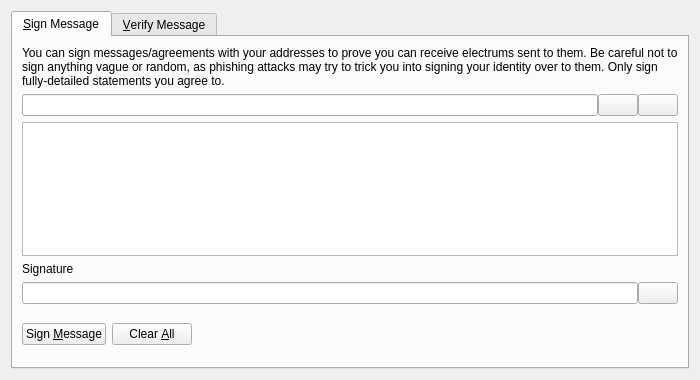
<?xml version="1.0" encoding="UTF-8"?>
<ui version="4.0">
 <class>SignVerifyMessageDialog</class>
 <widget class="QDialog" name="SignVerifyMessageDialog">
  <property name="geometry">
   <rect>
    <x>0</x>
    <y>0</y>
    <width>700</width>
    <height>380</height>
   </rect>
  </property>
  <property name="windowTitle">
   <string>Signatures - Sign / Verify a Message</string>
  </property>
  <property name="modal">
   <bool>true</bool>
  </property>
  <layout class="QVBoxLayout" name="verticalLayout">
   <item>
    <widget class="QTabWidget" name="tabWidget">
     <property name="currentIndex">
      <number>0</number>
     </property>
     <widget class="QWidget" name="tabSignMessage">
      <attribute name="title">
       <string>&amp;Sign Message</string>
      </attribute>
      <layout class="QVBoxLayout" name="verticalLayout_SM">
       <item>
        <widget class="QLabel" name="infoLabel_SM">
         <property name="text">
          <string>You can sign messages/agreements with your addresses to prove you can receive electrums sent to them. Be careful not to sign anything vague or random, as phishing attacks may try to trick you into signing your identity over to them. Only sign fully-detailed statements you agree to.</string>
         </property>
         <property name="textFormat">
          <enum>Qt::PlainText</enum>
         </property>
         <property name="wordWrap">
          <bool>true</bool>
         </property>
        </widget>
       </item>
       <item>
        <layout class="QHBoxLayout" name="horizontalLayout_1_SM">
         <property name="spacing">
          <number>0</number>
         </property>
         <item>
          <widget class="QValidatedLineEdit" name="addressIn_SM">
           <property name="toolTip">
            <string>The Electrum address to sign the message with</string>
           </property>
          </widget>
         </item>
         <item>
          <widget class="QPushButton" name="addressBookButton_SM">
           <property name="toolTip">
            <string>Choose previously used address</string>
           </property>
           <property name="text">
            <string/>
           </property>
           <property name="icon">
            <iconset resource="../electrum.qrc">
             <normaloff>:/icons/address-book</normaloff>:/icons/address-book</iconset>
           </property>
           <property name="shortcut">
            <string>Alt+A</string>
           </property>
           <property name="autoDefault">
            <bool>false</bool>
           </property>
          </widget>
         </item>
         <item>
          <widget class="QPushButton" name="pasteButton_SM">
           <property name="toolTip">
            <string>Paste address from clipboard</string>
           </property>
           <property name="text">
            <string/>
           </property>
           <property name="icon">
            <iconset resource="../electrum.qrc">
             <normaloff>:/icons/editpaste</normaloff>:/icons/editpaste</iconset>
           </property>
           <property name="shortcut">
            <string>Alt+P</string>
           </property>
           <property name="autoDefault">
            <bool>false</bool>
           </property>
          </widget>
         </item>
        </layout>
       </item>
       <item>
        <widget class="QPlainTextEdit" name="messageIn_SM">
         <property name="toolTip">
          <string>Enter the message you want to sign here</string>
         </property>
        </widget>
       </item>
       <item>
        <widget class="QLabel" name="signatureLabel_SM">
         <property name="text">
          <string>Signature</string>
         </property>
         <property name="textFormat">
          <enum>Qt::PlainText</enum>
         </property>
        </widget>
       </item>
       <item>
        <layout class="QHBoxLayout" name="horizontalLayout_2_SM">
         <property name="spacing">
          <number>0</number>
         </property>
         <item>
          <widget class="QLineEdit" name="signatureOut_SM">
           <property name="font">
            <font>
             <italic>true</italic>
            </font>
           </property>
           <property name="readOnly">
            <bool>true</bool>
           </property>
          </widget>
         </item>
         <item>
          <widget class="QPushButton" name="copySignatureButton_SM">
           <property name="toolTip">
            <string>Copy the current signature to the system clipboard</string>
           </property>
           <property name="text">
            <string/>
           </property>
           <property name="icon">
            <iconset resource="../electrum.qrc">
             <normaloff>:/icons/editcopy</normaloff>:/icons/editcopy</iconset>
           </property>
           <property name="autoDefault">
            <bool>false</bool>
           </property>
          </widget>
         </item>
        </layout>
       </item>
       <item>
        <layout class="QHBoxLayout" name="horizontalLayout_3_SM">
         <item>
          <widget class="QPushButton" name="signMessageButton_SM">
           <property name="toolTip">
            <string>Sign the message to prove you own this Electrum address</string>
           </property>
           <property name="text">
            <string>Sign &amp;Message</string>
           </property>
           <property name="icon">
            <iconset resource="../electrum.qrc">
             <normaloff>:/icons/edit</normaloff>:/icons/edit</iconset>
           </property>
           <property name="autoDefault">
            <bool>false</bool>
           </property>
          </widget>
         </item>
         <item>
          <widget class="QPushButton" name="clearButton_SM">
           <property name="toolTip">
            <string>Reset all sign message fields</string>
           </property>
           <property name="text">
            <string>Clear &amp;All</string>
           </property>
           <property name="icon">
            <iconset resource="../electrum.qrc">
             <normaloff>:/icons/remove</normaloff>:/icons/remove</iconset>
           </property>
           <property name="autoDefault">
            <bool>false</bool>
           </property>
          </widget>
         </item>
         <item>
          <spacer name="horizontalSpacer_1_SM">
           <property name="orientation">
            <enum>Qt::Horizontal</enum>
           </property>
           <property name="sizeHint" stdset="0">
            <size>
             <width>40</width>
             <height>48</height>
            </size>
           </property>
          </spacer>
         </item>
         <item>
          <widget class="QLabel" name="statusLabel_SM">
           <property name="font">
            <font>
             <weight>75</weight>
             <bold>true</bold>
            </font>
           </property>
           <property name="text">
            <string/>
           </property>
           <property name="wordWrap">
            <bool>true</bool>
           </property>
          </widget>
         </item>
         <item>
          <spacer name="horizontalSpacer_2_SM">
           <property name="orientation">
            <enum>Qt::Horizontal</enum>
           </property>
           <property name="sizeHint" stdset="0">
            <size>
             <width>40</width>
             <height>48</height>
            </size>
           </property>
          </spacer>
         </item>
        </layout>
       </item>
      </layout>
     </widget>
     <widget class="QWidget" name="tabVerifyMessage">
      <attribute name="title">
       <string>&amp;Verify Message</string>
      </attribute>
      <layout class="QVBoxLayout" name="verticalLayout_VM">
       <item>
        <widget class="QLabel" name="infoLabel_VM">
         <property name="text">
          <string>Enter the receiver's address, message (ensure you copy line breaks, spaces, tabs, etc. exactly) and signature below to verify the message. Be careful not to read more into the signature than what is in the signed message itself, to avoid being tricked by a man-in-the-middle attack. Note that this only proves the signing party receives with the address, it cannot prove sendership of any transaction!</string>
         </property>
         <property name="textFormat">
          <enum>Qt::PlainText</enum>
         </property>
         <property name="alignment">
          <set>Qt::AlignLeading|Qt::AlignLeft|Qt::AlignTop</set>
         </property>
         <property name="wordWrap">
          <bool>true</bool>
         </property>
        </widget>
       </item>
       <item>
        <layout class="QHBoxLayout" name="horizontalLayout_1_VM">
         <property name="spacing">
          <number>0</number>
         </property>
         <item>
          <widget class="QValidatedLineEdit" name="addressIn_VM">
           <property name="toolTip">
            <string>The Electrum address the message was signed with</string>
           </property>
          </widget>
         </item>
         <item>
          <widget class="QPushButton" name="addressBookButton_VM">
           <property name="toolTip">
            <string>Choose previously used address</string>
           </property>
           <property name="text">
            <string/>
           </property>
           <property name="icon">
            <iconset resource="../electrum.qrc">
             <normaloff>:/icons/address-book</normaloff>:/icons/address-book</iconset>
           </property>
           <property name="shortcut">
            <string>Alt+A</string>
           </property>
           <property name="autoDefault">
            <bool>false</bool>
           </property>
          </widget>
         </item>
        </layout>
       </item>
       <item>
        <widget class="QPlainTextEdit" name="messageIn_VM"/>
       </item>
       <item>
        <widget class="QValidatedLineEdit" name="signatureIn_VM"/>
       </item>
       <item>
        <layout class="QHBoxLayout" name="horizontalLayout_2_VM">
         <item>
          <widget class="QPushButton" name="verifyMessageButton_VM">
           <property name="toolTip">
            <string>Verify the message to ensure it was signed with the specified Electrum address</string>
           </property>
           <property name="text">
            <string>Verify &amp;Message</string>
           </property>
           <property name="icon">
            <iconset resource="../electrum.qrc">
             <normaloff>:/icons/transaction_0</normaloff>:/icons/transaction_0</iconset>
           </property>
           <property name="autoDefault">
            <bool>false</bool>
           </property>
          </widget>
         </item>
         <item>
          <widget class="QPushButton" name="clearButton_VM">
           <property name="toolTip">
            <string>Reset all verify message fields</string>
           </property>
           <property name="text">
            <string>Clear &amp;All</string>
           </property>
           <property name="icon">
            <iconset resource="../electrum.qrc">
             <normaloff>:/icons/remove</normaloff>:/icons/remove</iconset>
           </property>
           <property name="autoDefault">
            <bool>false</bool>
           </property>
          </widget>
         </item>
         <item>
          <spacer name="horizontalSpacer_1_VM">
           <property name="orientation">
            <enum>Qt::Horizontal</enum>
           </property>
           <property name="sizeHint" stdset="0">
            <size>
             <width>40</width>
             <height>48</height>
            </size>
           </property>
          </spacer>
         </item>
         <item>
          <widget class="QLabel" name="statusLabel_VM">
           <property name="font">
            <font>
             <weight>75</weight>
             <bold>true</bold>
            </font>
           </property>
           <property name="text">
            <string/>
           </property>
           <property name="wordWrap">
            <bool>true</bool>
           </property>
          </widget>
         </item>
         <item>
          <spacer name="horizontalSpacer_2_VM">
           <property name="orientation">
            <enum>Qt::Horizontal</enum>
           </property>
           <property name="sizeHint" stdset="0">
            <size>
             <width>40</width>
             <height>48</height>
            </size>
           </property>
          </spacer>
         </item>
        </layout>
       </item>
      </layout>
     </widget>
    </widget>
   </item>
  </layout>
 </widget>
 <customwidgets>
  <customwidget>
   <class>QValidatedLineEdit</class>
   <extends>QLineEdit</extends>
   <header>qvalidatedlineedit.h</header>
  </customwidget>
 </customwidgets>
 <resources>
  <include location="../electrum.qrc"/>
 </resources>
 <connections/>
</ui>
